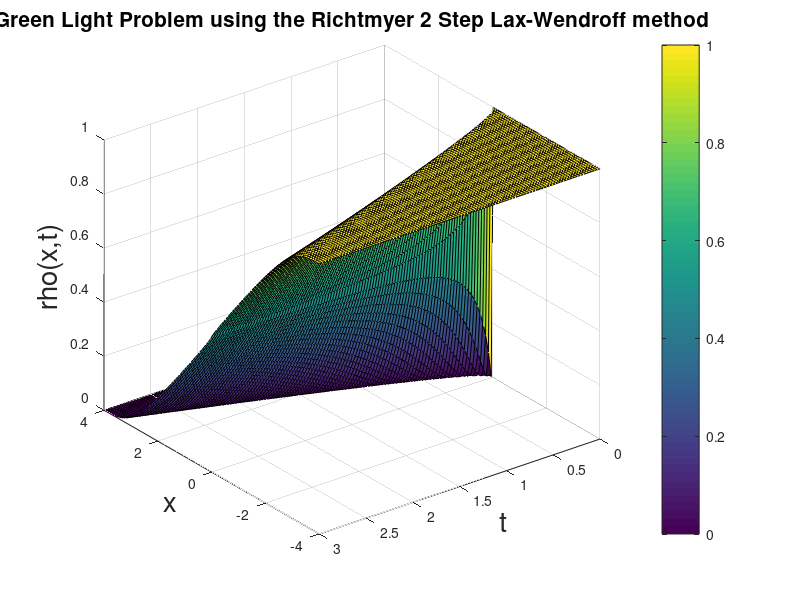

Source code (MATLAB):
clear
clc 

% Initialising variables
x = linspace(-4, 4, 100); %100 steps    
t = linspace(0, 3, 100); %100 steps

j = @(rho) rho - rho.^2;   % Defining flux j(rho)
j_dash = @(rho) 1 - 2 * rho;  % Defining j'(rho)
RHO= zeros(length(x), length(t)); %initializing the density variable

k = t(2) - t(1);    % step size for time
h = x(2) - x(1);    %step size for the space
nt = 100;    % Total number of time steps
nx = 100;    % Total number of space steps

% Initial conditions for the Density
RHO(:,1) = 1 * (x <= 0);  % Density at t=0

% Boundary conditions for the density
RHO(1,:) = 1 ;
RHO(100,:) = 0 ;

% Implementing the numerical method: Green light problem using the upwind method
for idt = 1 : nt - 1
    for idx = 2 : nx - 1
        RHO_star1 = 0.5 * (RHO(idx - 1, idt) + RHO(idx, idt)) - (k / h) * (j(RHO(idx, idt)) - j(RHO(idx - 1, idt)));
        RHO_star2 = 0.5 * (RHO(idx, idt) + RHO(idx + 1, idt)) - (k / h) * (j(RHO(idx + 1, idt)) - j(RHO(idx, idt)));
        RHO(idx, idt + 1) = RHO(idx, idt) - (k / h) * (j(RHO_star2) - j(RHO_star1));
    end
end
% Plotting the density function
figure(1)
surf(t,x,RHO)
xlabel('t', 'FontSize', 20)
ylabel('x', 'FontSize', 20)
zlabel('rho(x,t)', 'FontSize', 20)
colorbar
title('Green Light Problem using the Richtmyer 2 Step Lax-Wendroff method', 'FontSize', 15)
set(gca, 'XDir','reverse')